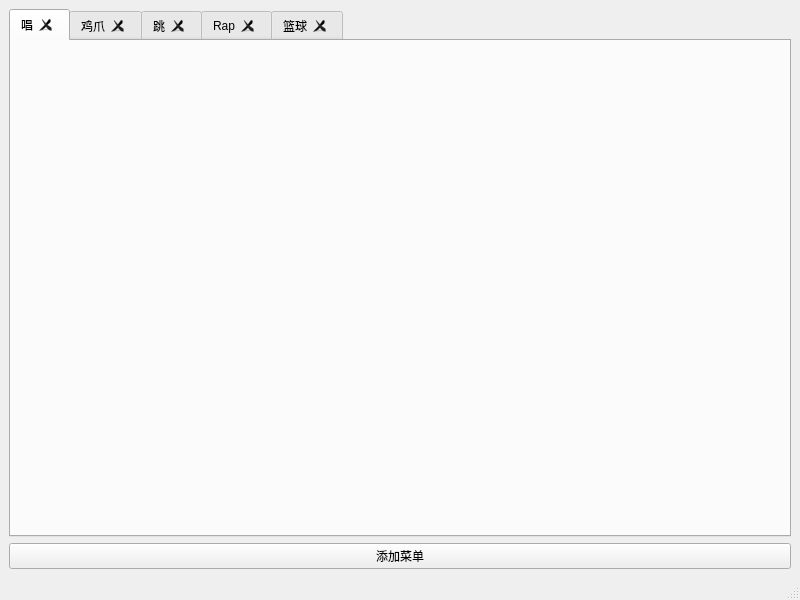
<?xml version="1.0" encoding="UTF-8"?>
<ui version="4.0">
 <class>MainWindow</class>
 <widget class="QMainWindow" name="MainWindow">
  <property name="geometry">
   <rect>
    <x>0</x>
    <y>0</y>
    <width>800</width>
    <height>600</height>
   </rect>
  </property>
  <property name="windowTitle">
   <string>MainWindow</string>
  </property>
  <widget class="QWidget" name="centralwidget">
   <layout class="QVBoxLayout" name="verticalLayout">
    <item>
     <widget class="QTabWidget" name="tabWidget">
      <property name="tabShape">
       <enum>QTabWidget::TabShape::Rounded</enum>
      </property>
      <property name="currentIndex">
       <number>0</number>
      </property>
      <property name="elideMode">
       <enum>Qt::TextElideMode::ElideLeft</enum>
      </property>
      <property name="usesScrollButtons">
       <bool>true</bool>
      </property>
      <property name="documentMode">
       <bool>false</bool>
      </property>
      <property name="tabsClosable">
       <bool>true</bool>
      </property>
      <property name="movable">
       <bool>true</bool>
      </property>
      <property name="tabBarAutoHide">
       <bool>false</bool>
      </property>
      <widget class="QWidget" name="tab_4">
       <attribute name="icon">
        <iconset resource="res.qrc">
         <normaloff>:/images/像素-绿蘑菇.png</normaloff>:/images/像素-绿蘑菇.png</iconset>
       </attribute>
       <attribute name="title">
        <string>唱</string>
       </attribute>
       <attribute name="whatsThis">
        <string>这是我的简介</string>
       </attribute>
      </widget>
      <widget class="QWidget" name="tab_5">
       <attribute name="icon">
        <iconset resource="res.qrc">
         <normaloff>:/images/像素-黄鹦鹉.png</normaloff>:/images/像素-黄鹦鹉.png</iconset>
       </attribute>
       <attribute name="title">
        <string>鸡爪</string>
       </attribute>
      </widget>
      <widget class="QWidget" name="tab">
       <attribute name="icon">
        <iconset resource="res.qrc">
         <normaloff>:/images/像素-喜欢.png</normaloff>:/images/像素-喜欢.png</iconset>
       </attribute>
       <attribute name="title">
        <string>跳</string>
       </attribute>
      </widget>
      <widget class="QWidget" name="tab_2">
       <attribute name="icon">
        <iconset resource="res.qrc">
         <normaloff>:/images/像素-火苗.png</normaloff>:/images/像素-火苗.png</iconset>
       </attribute>
       <attribute name="title">
        <string>Rap</string>
       </attribute>
      </widget>
      <widget class="QWidget" name="tab_3">
       <attribute name="icon">
        <iconset resource="res.qrc">
         <normaloff>:/images/像素-红蘑菇.png</normaloff>:/images/像素-红蘑菇.png</iconset>
       </attribute>
       <attribute name="title">
        <string>篮球</string>
       </attribute>
      </widget>
     </widget>
    </item>
    <item>
     <widget class="QPushButton" name="addBtn">
      <property name="text">
       <string>添加菜单</string>
      </property>
     </widget>
    </item>
   </layout>
  </widget>
  <widget class="QMenuBar" name="menubar">
   <property name="geometry">
    <rect>
     <x>0</x>
     <y>0</y>
     <width>800</width>
     <height>24</height>
    </rect>
   </property>
  </widget>
  <widget class="QStatusBar" name="statusbar"/>
 </widget>
 <resources>
  <include location="res.qrc"/>
 </resources>
 <connections/>
</ui>
